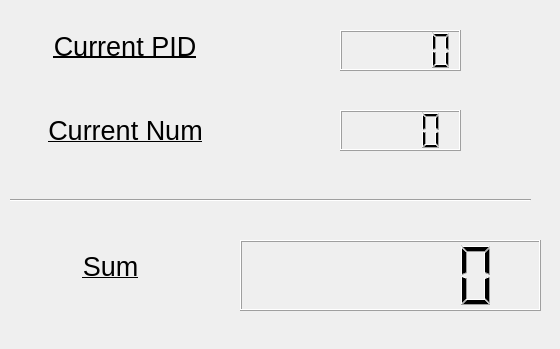
<?xml version="1.0" encoding="UTF-8"?>
<ui version="4.0">
 <class>widget2</class>
 <widget class="QWidget" name="widget2">
  <property name="geometry">
   <rect>
    <x>0</x>
    <y>0</y>
    <width>560</width>
    <height>349</height>
   </rect>
  </property>
  <property name="windowTitle">
   <string>Widget</string>
  </property>
  <widget class="QLCDNumber" name="lcdNumber_7">
   <property name="geometry">
    <rect>
     <x>340</x>
     <y>110</y>
     <width>121</width>
     <height>41</height>
    </rect>
   </property>
   <property name="digitCount">
    <number>4</number>
   </property>
  </widget>
  <widget class="QLabel" name="label_7">
   <property name="geometry">
    <rect>
     <x>20</x>
     <y>110</y>
     <width>211</width>
     <height>41</height>
    </rect>
   </property>
   <property name="font">
    <font>
     <pointsize>20</pointsize>
     <underline>true</underline>
    </font>
   </property>
   <property name="text">
    <string>Current Num</string>
   </property>
   <property name="alignment">
    <set>Qt::AlignCenter</set>
   </property>
  </widget>
  <widget class="QLabel" name="label_8">
   <property name="geometry">
    <rect>
     <x>53</x>
     <y>30</y>
     <width>144</width>
     <height>32</height>
    </rect>
   </property>
   <property name="font">
    <font>
     <pointsize>20</pointsize>
     <underline>true</underline>
    </font>
   </property>
   <property name="text">
    <string>Current PID</string>
   </property>
   <property name="alignment">
    <set>Qt::AlignCenter</set>
   </property>
  </widget>
  <widget class="QLCDNumber" name="lcdNumber_6">
   <property name="geometry">
    <rect>
     <x>340</x>
     <y>30</y>
     <width>121</width>
     <height>41</height>
    </rect>
   </property>
  </widget>
  <widget class="Line" name="line">
   <property name="geometry">
    <rect>
     <x>10</x>
     <y>190</y>
     <width>521</width>
     <height>20</height>
    </rect>
   </property>
   <property name="orientation">
    <enum>Qt::Horizontal</enum>
   </property>
  </widget>
  <widget class="QLCDNumber" name="lcdNumber_8">
   <property name="geometry">
    <rect>
     <x>240</x>
     <y>240</y>
     <width>301</width>
     <height>71</height>
    </rect>
   </property>
   <property name="digitCount">
    <number>6</number>
   </property>
  </widget>
  <widget class="QLabel" name="label_9">
   <property name="geometry">
    <rect>
     <x>30</x>
     <y>241</y>
     <width>161</width>
     <height>51</height>
    </rect>
   </property>
   <property name="font">
    <font>
     <pointsize>20</pointsize>
     <underline>true</underline>
    </font>
   </property>
   <property name="text">
    <string>Sum</string>
   </property>
   <property name="alignment">
    <set>Qt::AlignCenter</set>
   </property>
  </widget>
 </widget>
 <layoutdefault spacing="6" margin="11"/>
 <resources/>
 <connections/>
</ui>
